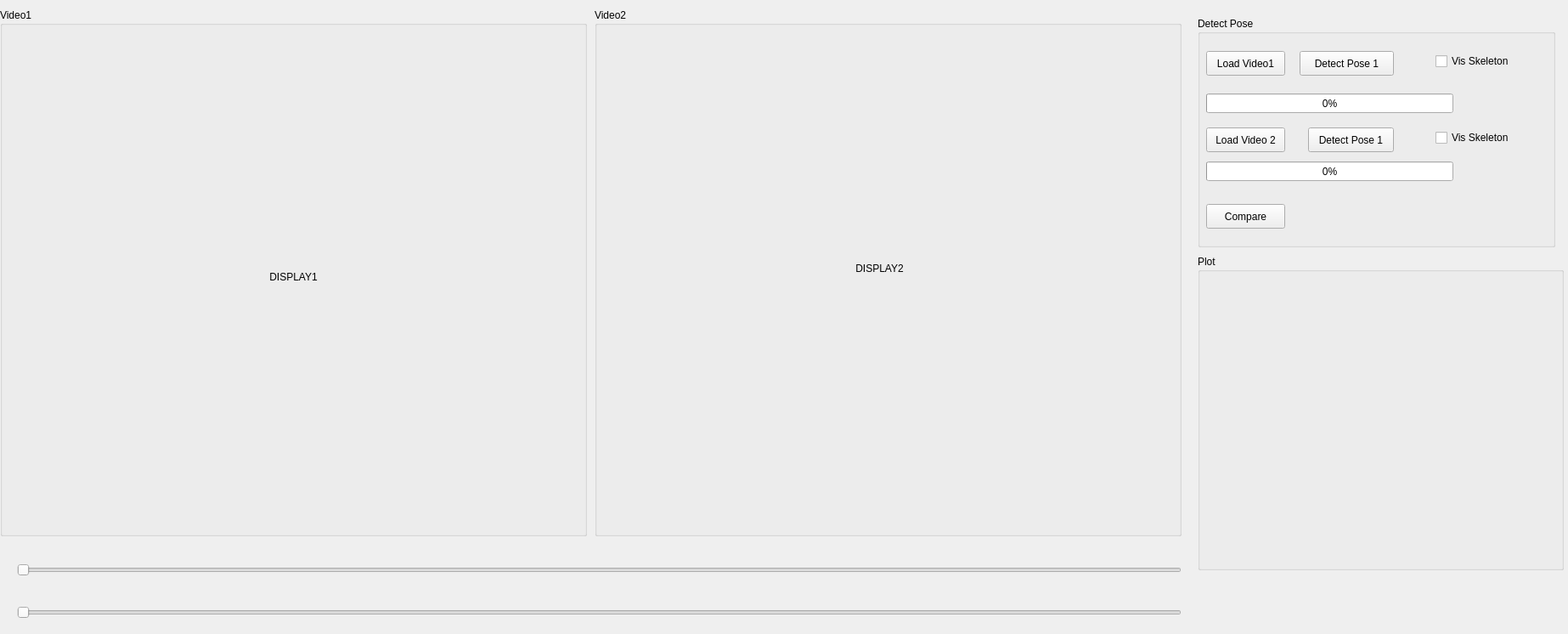
<?xml version="1.0" encoding="UTF-8"?>
<ui version="4.0">
 <class>Widget</class>
 <widget class="QWidget" name="Widget">
  <property name="geometry">
   <rect>
    <x>0</x>
    <y>0</y>
    <width>1846</width>
    <height>746</height>
   </rect>
  </property>
  <property name="windowTitle">
   <string>Widget</string>
  </property>
  <widget class="QGroupBox" name="groupBox">
   <property name="geometry">
    <rect>
     <x>0</x>
     <y>10</y>
     <width>691</width>
     <height>621</height>
    </rect>
   </property>
   <property name="title">
    <string>Video1</string>
   </property>
   <widget class="QLabel" name="image_label_1">
    <property name="geometry">
     <rect>
      <x>20</x>
      <y>30</y>
      <width>651</width>
      <height>571</height>
     </rect>
    </property>
    <property name="text">
     <string>DISPLAY1</string>
    </property>
    <property name="alignment">
     <set>Qt::AlignCenter</set>
    </property>
   </widget>
  </widget>
  <widget class="QGroupBox" name="groupBox_2">
   <property name="geometry">
    <rect>
     <x>700</x>
     <y>10</y>
     <width>691</width>
     <height>621</height>
    </rect>
   </property>
   <property name="title">
    <string>Video2</string>
   </property>
   <widget class="QLabel" name="image_label_2">
    <property name="geometry">
     <rect>
      <x>10</x>
      <y>20</y>
      <width>651</width>
      <height>571</height>
     </rect>
    </property>
    <property name="text">
     <string>DISPLAY2</string>
    </property>
    <property name="alignment">
     <set>Qt::AlignCenter</set>
    </property>
   </widget>
  </widget>
  <widget class="QGroupBox" name="groupBox_3">
   <property name="geometry">
    <rect>
     <x>1410</x>
     <y>20</y>
     <width>421</width>
     <height>271</height>
    </rect>
   </property>
   <property name="title">
    <string>Detect Pose</string>
   </property>
   <widget class="QPushButton" name="load_video_btn1">
    <property name="geometry">
     <rect>
      <x>10</x>
      <y>40</y>
      <width>93</width>
      <height>29</height>
     </rect>
    </property>
    <property name="text">
     <string>Load Video1</string>
    </property>
   </widget>
   <widget class="QPushButton" name="load_video_btn2">
    <property name="geometry">
     <rect>
      <x>10</x>
      <y>130</y>
      <width>93</width>
      <height>29</height>
     </rect>
    </property>
    <property name="text">
     <string>Load Video 2</string>
    </property>
   </widget>
   <widget class="QProgressBar" name="progressBar1">
    <property name="geometry">
     <rect>
      <x>10</x>
      <y>90</y>
      <width>291</width>
      <height>23</height>
     </rect>
    </property>
    <property name="value">
     <number>0</number>
    </property>
   </widget>
   <widget class="QProgressBar" name="progressBar2">
    <property name="geometry">
     <rect>
      <x>10</x>
      <y>170</y>
      <width>291</width>
      <height>23</height>
     </rect>
    </property>
    <property name="value">
     <number>0</number>
    </property>
   </widget>
   <widget class="QPushButton" name="compare_btn">
    <property name="geometry">
     <rect>
      <x>10</x>
      <y>220</y>
      <width>93</width>
      <height>29</height>
     </rect>
    </property>
    <property name="text">
     <string>Compare</string>
    </property>
   </widget>
   <widget class="QPushButton" name="detect_pose_btn1">
    <property name="geometry">
     <rect>
      <x>120</x>
      <y>40</y>
      <width>111</width>
      <height>29</height>
     </rect>
    </property>
    <property name="text">
     <string>Detect Pose 1</string>
    </property>
   </widget>
   <widget class="QPushButton" name="detect_pose_btn2">
    <property name="geometry">
     <rect>
      <x>130</x>
      <y>130</y>
      <width>101</width>
      <height>29</height>
     </rect>
    </property>
    <property name="text">
     <string>Detect Pose 1</string>
    </property>
   </widget>
   <widget class="QCheckBox" name="checkBox1">
    <property name="geometry">
     <rect>
      <x>280</x>
      <y>40</y>
      <width>111</width>
      <height>24</height>
     </rect>
    </property>
    <property name="text">
     <string>Vis Skeleton</string>
    </property>
   </widget>
   <widget class="QCheckBox" name="checkBox2">
    <property name="geometry">
     <rect>
      <x>280</x>
      <y>130</y>
      <width>111</width>
      <height>24</height>
     </rect>
    </property>
    <property name="text">
     <string>Vis Skeleton</string>
    </property>
   </widget>
  </widget>
  <widget class="QSlider" name="frame_no_slider">
   <property name="geometry">
    <rect>
     <x>20</x>
     <y>660</y>
     <width>1371</width>
     <height>22</height>
    </rect>
   </property>
   <property name="orientation">
    <enum>Qt::Horizontal</enum>
   </property>
  </widget>
  <widget class="QGroupBox" name="groupBox_4">
   <property name="geometry">
    <rect>
     <x>1410</x>
     <y>300</y>
     <width>431</width>
     <height>371</height>
    </rect>
   </property>
   <property name="title">
    <string>Plot</string>
   </property>
   <widget class="QWidget" name="gridLayoutWidget">
    <property name="geometry">
     <rect>
      <x>10</x>
      <y>30</y>
      <width>421</width>
      <height>331</height>
     </rect>
    </property>
    <layout class="QGridLayout" name="gridLayout"/>
   </widget>
  </widget>
  <widget class="QSlider" name="frame_no_slider_2">
   <property name="geometry">
    <rect>
     <x>20</x>
     <y>710</y>
     <width>1371</width>
     <height>22</height>
    </rect>
   </property>
   <property name="orientation">
    <enum>Qt::Horizontal</enum>
   </property>
  </widget>
 </widget>
 <resources/>
 <connections/>
</ui>
